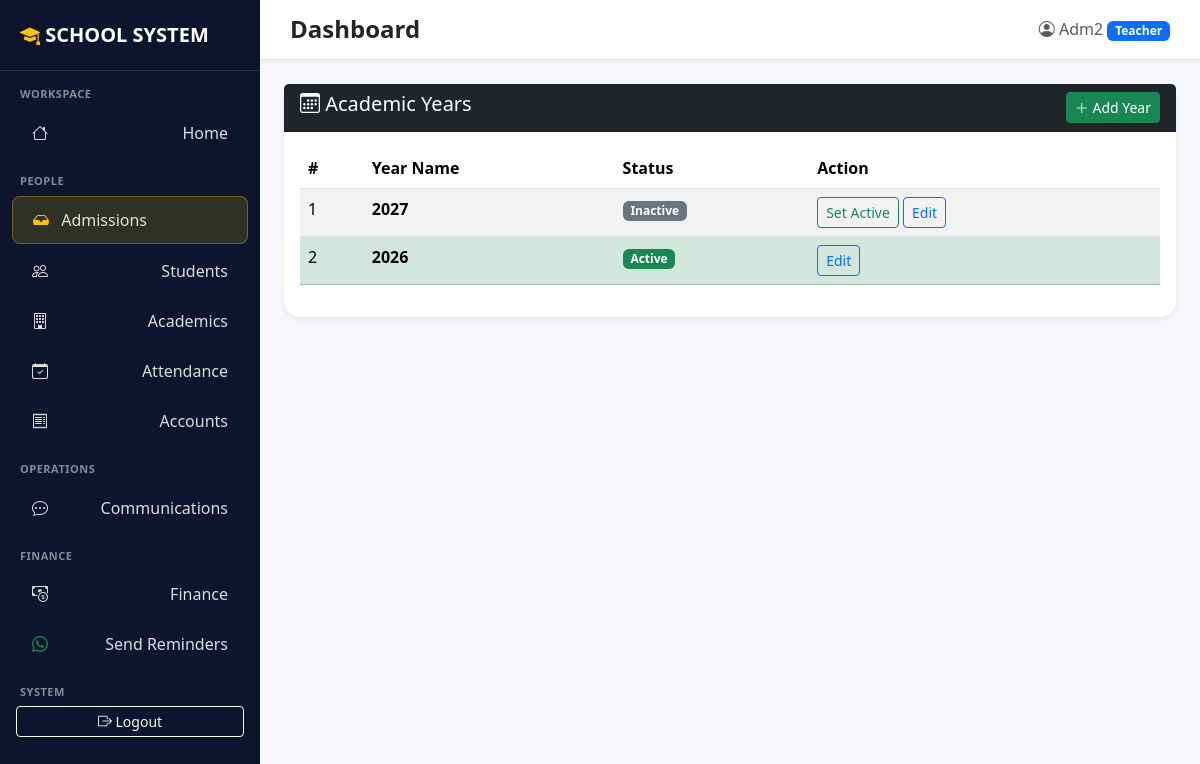
The page /school-management/academics/years/ (signed in) on the database its author committed.
### accounts/models.py (models this page shows)
class User(AbstractUser):
    ROLE_CHOICES = [
        ("admin", "Administrator"),
        ("teacher", "Teacher"),
        ("accountant", "Accountant"),
        ("headteacher", "Head Teacher"),
        ("parent", "Parent"),
    ]
    role = models.CharField(max_length=20, choices=ROLE_CHOICES, default="teacher")
    phone = models.CharField(max_length=20, blank=True, null=True)
    teacher_profile = models.OneToOneField(
        'academics.Teacher',
        null=True,
        blank=True,
        on_delete=models.SET_NULL
    )
    guardian_profile = models.OneToOneField(
        'students.Guardian',
        null=True,
        blank=True,
        on_delete=models.SET_NULL
    )

### academics/models.py (models this page shows, shortened)
class AcademicYear(models.Model):
    name = models.CharField(max_length=9, unique=True)
    is_active = models.BooleanField(default=False)
    class Meta:
        ordering = ["-name"]
        verbose_name = "Academic Year"
        verbose_name_plural = "Academic Years"

### academics/views.py (the view)
# urls.py: path('years/', views.year_list, name='year_list'),
def year_list(request):
    return render(request, "academics/year_list.html", {'years': AcademicYear.objects.all()})

### academics/templates/academics/year_list.html (shortened to what this page needs)
{% extends "base.html" %}
{% block content %}
<div class="card shadow-sm">
    <div class="card-header bg-dark text-white d-flex justify-content-between">
        <h5 class="mb-0"><i class="bi bi-calendar3"></i> Academic Years</h5>
        <a href="{% url 'academics:year_create' %}" class="btn btn-sm btn-success"><i class="bi bi-plus-lg"></i> Add Year</a>
    </div>
    <div class="card-body">
        <table class="table table-striped">
            <thead>
                <tr>
                    <th>#</th>
                    <th>Year Name</th>
                    <th>Status</th>
                    <th>Action</th>
                </tr>
            </thead>
            <tbody>
            {% for y in years %}
            <tr class="{% if y.is_active %}table-success{% endif %}">
                <td>{{ forloop.counter }}</td>
                <td><strong>{{ y.name }}</strong></td>
                <td>
                    {% if y.is_active %}
                        <span class="badge bg-success">Active</span>
                    {% else %}
                        <span class="badge bg-secondary">Inactive</span>
                    {% endif %}
                </td>
                <td>
                    {% if not y.is_active %}
                    <a href="{% url 'academics:year_activate' y.pk %}" class="btn btn-sm btn-outline-success">Set Active</a>
                    {% endif %}
                    <a href="{% url 'academics:year_update' y.pk %}" class="btn btn-sm btn-outline-primary">Edit</a>
                </td>
            </tr>
            {% empty %}
            <tr><td colspan="4" class="text-center">No academic years yet</td></tr>
            {% endfor %}
            </tbody>
        </table>
    </div>
</div>
{% endblock %}

### templates/base.html (shortened to what this page needs)
<!DOCTYPE html>
<html lang="en">
<head>
    <link href="https://cdn.jsdelivr.net/npm/bootstrap@5.3.2/dist/css/bootstrap.min.css" rel="stylesheet">
    <link rel="stylesheet" href="https://cdn.jsdelivr.net/npm/bootstrap-icons@1.11.3/font/bootstrap-icons.css">
</head>
<body class="{% if not user.is_authenticated %}login-body{% endif %}">
{% if user.is_authenticated %}
<nav class="sidebar" id="sidebar">
    <div class="brand">
        <i class="bi bi-mortarboard-fill text-warning"></i> SCHOOL SYSTEM
    </div>
    {% if user.is_superuser or user.role == 'admin' %}
        <div class="section-title">Workspace</div>
        <ul class="nav flex-column">
            <li class="nav-item"><a class="nav-link" href="{% url 'dashboard:home' %}"><i class="bi bi-house"></i> Home</a></li>
        </ul>
        <div class="section-title">People</div>
        <ul class="nav flex-column">
            <li class="nav-item">
                <a class="nav-link" href="/admissions/manage/" style="background: rgba(255,215,0,0.15); border: 1px solid rgba(255,215,0,0.3);">
                    <span><i class="bi bi-inbox-fill text-warning"></i> Admissions</span>
                </a>
            </li>
            <li class="nav-item"><a class="nav-link" href="{% url 'students:student_list' %}"><i class="bi bi-people"></i> Students</a></li>
            <li class="nav-item"><a class="nav-link" href="{% url 'academics:class_list' %}"><i class="bi bi-building"></i> Academics</a></li>
            <li class="nav-item"><a class="nav-link" href="{% url 'students:daily_attendance_summary' %}"><i class="bi bi-calendar-check"></i> Attendance</a></li>
            <li class="nav-item"><a class="nav-link" href="{% url 'accounts:account_manage' %}"><i class="bi bi-receipt"></i> Accounts</a></li>
        </ul>
        <div class="section-title">Operations</div>
        <ul class="nav flex-column">
            <li class="nav-item"><a class="nav-link" href="#"><i class="bi bi-chat-dots"></i> Communications</a></li>
        </ul>
        <div class="section-title">Finance</div>
        <ul class="nav flex-column">
            <li class="nav-item"><a class="nav-link" href="{% url 'finance:dashboard' %}"><i class="bi bi-cash-coin"></i> Finance</a></li>
            <li class="nav-item"><a class="nav-link" href="{% url 'finance:send_reminders' %}"><i class="bi bi-whatsapp text-success"></i> Send Reminders</a></li>
        </ul>
    {% elif user.role == 'parent' %}
        <div class="section-title">Parent Portal</div>
        <ul class="nav flex-column">
            <li class="nav-item"><a class="nav-link" href="{% url 'students:my_children' %}"><i class="bi bi-people"></i> My Children</a></li>
        </ul>
    {% endif %}
    <div class="section-title">System</div>
    <ul class="nav flex-column">
        <li class="nav-item">
            <form method="post" action="{% url 'logout' %}" class="px-3">
                <button type="submit" class="btn btn-outline-light btn-sm w-100">
                    <i class="bi bi-box-arrow-right"></i> Logout
                </button>
            </form>
        </li>
    </ul>
</nav>
<div class="main-content">
    <div class="topbar d-flex justify-content-between align-items-center">
        <div class="d-flex align-items-center">
            <h4 class="mb-0 fw-bold">{% block page_title %}Dashboard{% endblock %}</h4>
        </div>
        <div class="d-flex align-items-center gap-3">
            <span class="text-muted">
                <i class="bi bi-person-circle"></i> {{ user.username|title }}
                <span class="badge bg-primary">{{ user.role|title }}</span>
            </span>
        </div>
    </div>
    <div class="p-4">
{% endif %}
        {% block content %}{% endblock %}
{% if user.is_authenticated %}
    </div>
</div>
{% endif %}
</body>
</html>

### templates/base.html (style rules this page uses)
:root { --sidebar-bg: #0c152d; --sidebar-active: #2563eb; --primary: #2563eb; --bg-light: #f5f7fb; }
body { background: var(--bg-light); min-height: 100vh; font-family: 'Segoe UI', Tahoma, Geneva, Verdana, sans-serif; }
.sidebar { width: 260px; height: 100vh; position: fixed; top: 0; left: 0; background: var(--sidebar-bg); color: #fff; padding-top: 20px; transition: all 0.3s; z-index: 1000; overflow-y: auto; }
.sidebar .brand { font-size: 20px; font-weight: 700; padding: 0 20px 20px; border-bottom: 1px solid rgba(255,255,255,0.1); }
.sidebar .nav-link { color: rgba(255,255,255,0.85); padding: 11px 20px; margin: 2px 12px; border-radius: 8px; font-weight: 500; transition: all .2s; display: flex; justify-content: space-between; align-items: center; }
.sidebar .nav-link i { width: 24px; margin-right: 8px; }
.sidebar .section-title { font-size: 11px; text-transform: uppercase; color: rgba(255,255,255,0.5); padding: 15px 20px 5px; font-weight: 600; letter-spacing: 0.5px; }
.main-content { margin-left: 260px; transition: all 0.3s; }
.topbar { background: #fff; padding: 15px 30px; border-bottom: 1px solid #e2e8f0; position: sticky; top: 0; z-index: 999; box-shadow: 0 2px 4px rgba(0,0,0,0.04); }
.card { border: none; border-radius: 16px; box-shadow: 0 3px 15px rgba(0,0,0,0.05); }

### rows shown on the page
User: username "Adm2", role "Teacher"
AcademicYear: name "2027", is_active "Inactive"
AcademicYear: name "2026", is_active "Active"
